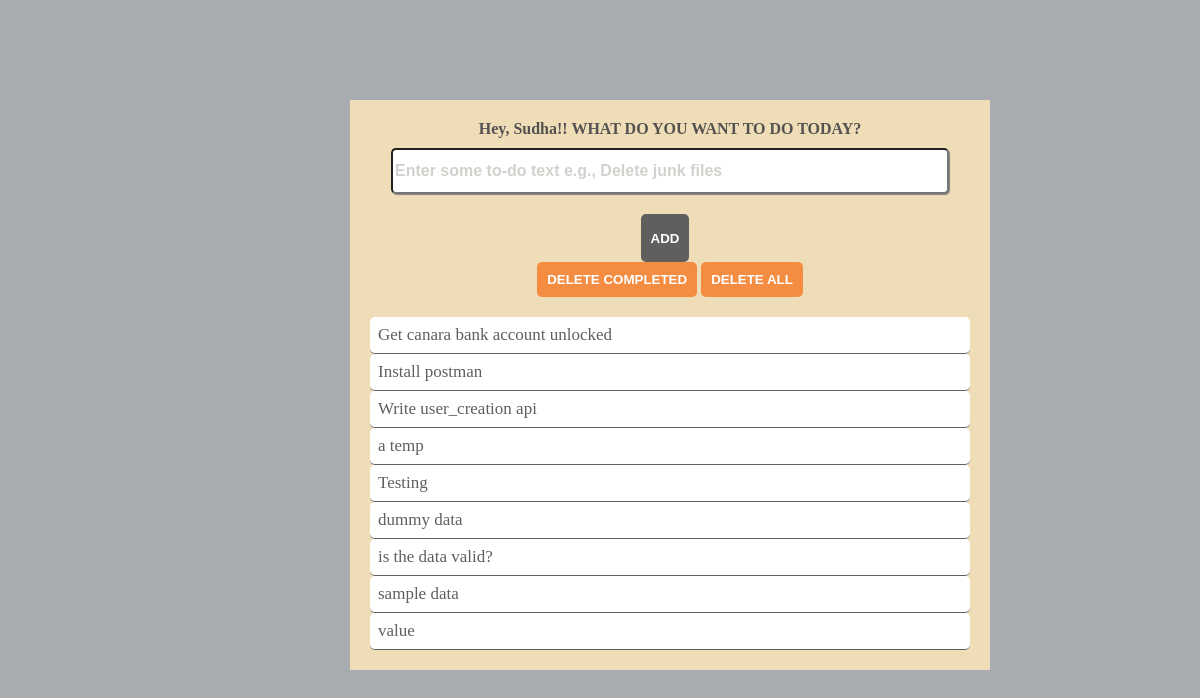
/todo/, run on the app's committed database.
### todo/models.py (models this page shows, shortened)
class Task(models.Model):
	todo_text = models.TextField()
	date_added = models.DateTimeField(default=timezone.now)
	task_done = models.BooleanField(default=False)

### todo/views.py (the view)
# urls.py: path('', views.index, name='index'),
def index(request):
	tasks = Task.objects.order_by('id')
	new_form = NewTaskForm()
	context = {'tasks':tasks, 'form' : new_form}
	return render(request, 'todo/index.html', context)

### todo/forms.py
class NewTaskForm(forms.ModelForm):
	class Meta:
		model = Task
		fields = ['todo_text']
		widgets = {
			'todo_text' : forms.TextInput(
			attrs={'class':'todo_text', 'placeholder':'Enter some to-do text e.g., Delete junk files', 'autofocus':'autofocus'}
			)
		}

### todo/templates/todo/index.html (shortened to what this page needs)
{% load static %}
<!DOCTYPE html>
<html>
<head>
	<link rel="stylesheet" type="text/css" href="{% static 'todo/style.css' %}">
</head>
<body>
	<div class="whole_app">
		<div class="header">Hey, Sudha!! WHAT DO YOU WANT TO DO TODAY?</div>
		<div class="todo_form">
			<form method="POST" action="{% url 'add' %}">
				{{ form.todo_text }}
				<button class="add">ADD</button> <br>
			</form>
			<a href="{% url 'deletecompleted' %}"><button>DELETE COMPLETED</button></a>
				<a href="{% url 'deleteall' %}"><button>DELETE ALL</button></a>
		</div>
		<div class="work">
			{% for task in tasks %}
				{% if task.task_done == True %}
					<p class="task_done"> <span>{{ task.todo_text }} </span></p>
				{% else %}
					<a href="{% url 'complete' task.id %}"><p class="task_undone "> {{ task.todo_text }} </p></a>
				{% endif %}
			{% endfor %}
		</div>
	</div>
</body>
</html>

### todo/static/todo/style.css (style rules this page uses)
body { background-color: #a8abaf; text-align: center; font-family: "Times New Roman", Times, serif; }
.whole_app { position: absolute; top: 50%; left: 50%; margin: -300px 0 0 -250px; text-align: center; background-color: #efddb8; padding: 20px; width: 600px; }
.header { color: #545251; font-weight: bold; }
.todo_text { margin-top: 10px; margin-bottom: 20px; height: 40px; width: 550px; box-shadow: 1px 1px 1px gray; color: #545251; font-size: 16px; font-weight: bold; border-radius: 5px; }
.todo_text::placeholder { color: #d3d1cd; }
button { background-color: #f48c42; padding: 10px; text-transform: uppercase; color: white; font-weight: bold; border: 0px; border-radius: 5px; }
.add { margin-left: -10px; height: 48px; background-color: #605f5d; }
.work { color: #605f5d; font-size: 17px; margin-top: 20px; }
a { text-decoration: none; }
.task_undone { background-color: white; padding: 8px; margin: 0px; text-align: left; border-radius: 5px; border-bottom: 1px solid; color: #605f5d; font-size: 17px; text-decoration: none; }

### data on the page
Task: todo_text "Get canara bank account unlocked"
Task: todo_text "Install postman"
Task: todo_text "Write user_creation api"
Task: todo_text "a temp"
Task: todo_text "Testing"
Task: todo_text "dummy data"
Task: todo_text "is the data valid?"
Task: todo_text "sample data"
Task: todo_text "value"
